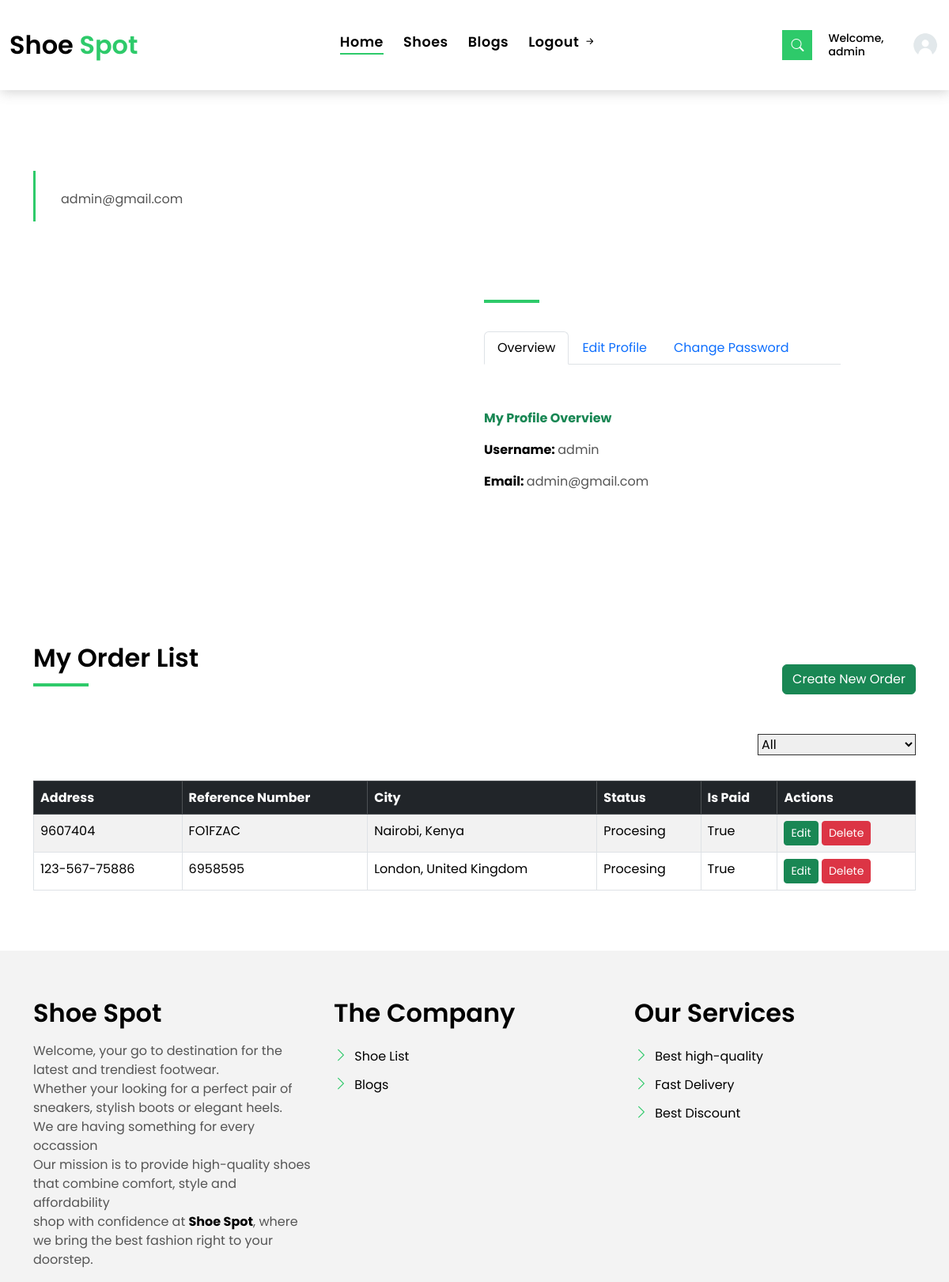
The app's page /user-profile (signed in), older data.
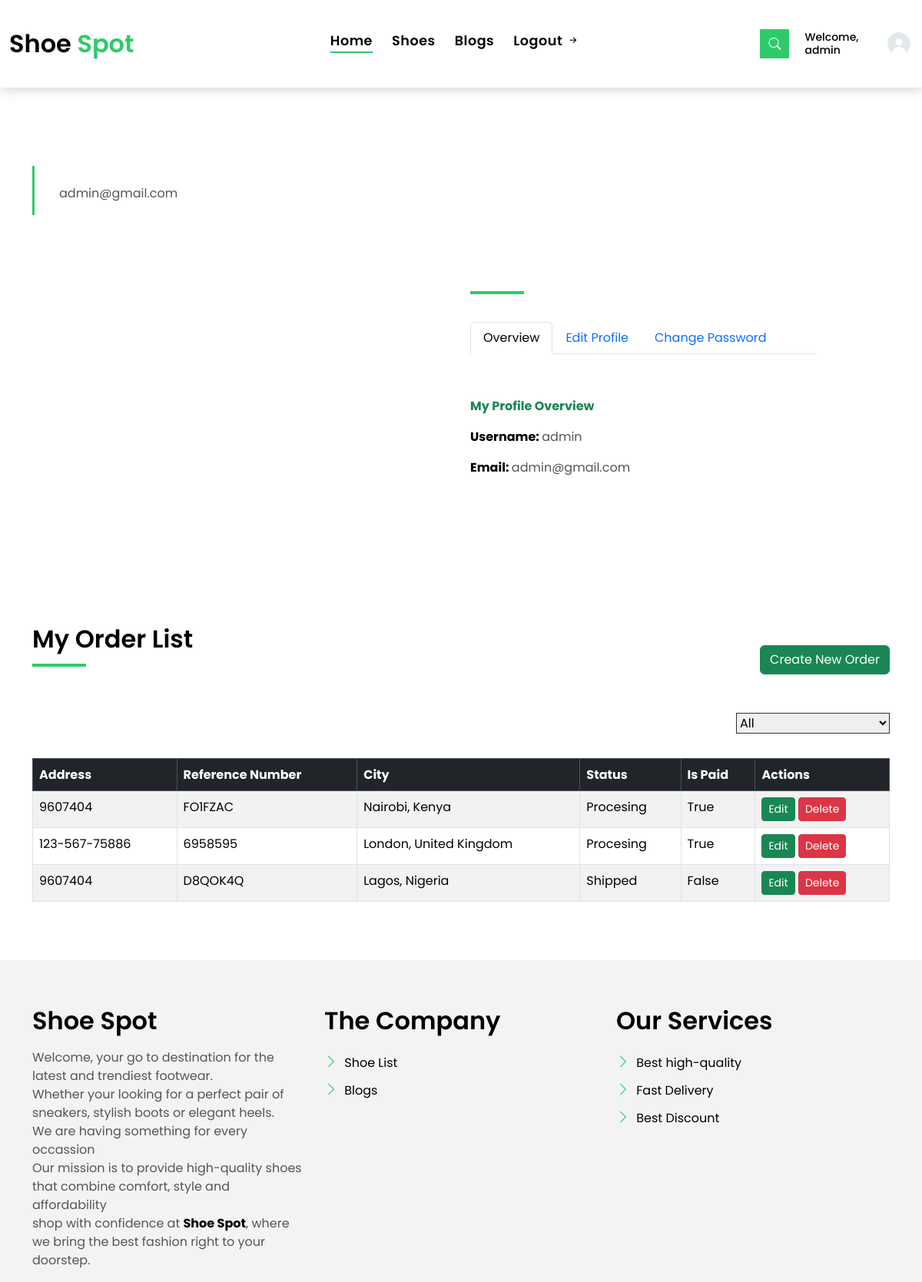
The same page, newer data.
### orders/models.py (models this page shows, shortened)
class Order(AbstractBaseModel):
    class OrderStatus(models.TextChoices):
        PENDING = "Pending", _("Pending")
        PROCESSING = "Procesing", _("Processing")
        SHIPPED = "Shipped", _("Shipped")
        DELIVERED = "Delivered", _("Delivered")
        CANCELED = "Canceled", _("Canceled")
    class PaymentMethods(models.TextChoices):
        FLUTTERWAVE = "FlutterWave", _("FlutterWave")
        PAYPAL = "Paypal", _("Paypal")
    id = models.UUIDField(primary_key=True, default=uuid.uuid4, editable=False)
    cart = models.OneToOneField(Cart, on_delete=models.CASCADE)
    city = models.ForeignKey(City, on_delete=models.PROTECT)
    phone = models.CharField(max_length=30)
    status = models.CharField(max_length=20, choices=OrderStatus.choices, default=OrderStatus.PENDING)
    address = models.CharField(max_length=50)
    reference_number = models.CharField(max_length=10, null=True, blank=True, unique=True)
    payment_method = models.CharField(max_length=50, choices=PaymentMethods.choices, default=PaymentMethods.PAYPAL)
    is_paid = models.BooleanField(default=False)
    postal_code = models.CharField(max_length=20, null=True, blank=True)

class City(AbstractBaseModel):
    name = models.CharField(max_length=100)
    country = models.ForeignKey(Country, on_delete=models.CASCADE)
    class Meta:
        verbose_name_plural = "Cities"
    def __str__(self):
        return f"{self.name}, {self.country}"
    """class Meta:
        constraints = models.UniqueConstraint(fields=["name", "country"], name="unique_city_name_country_case_insensitive")"""

class Country(AbstractBaseModel):
    name = models.CharField(max_length=100, validators=[validate_unique_country_name])
    class Meta:
        verbose_name_plural = "Countries"
    def __str__(self):
        return f"{self.name}"

### accounts/views.py (the view)
# urls.py: path('user-profile', views.user_profile, name='user-profile'),
@login_required(login_url="login-view")
def user_profile(request):
    user_form = UserUpdateProfileForm(instance=request.user)
    password_form = PasswordChangeForm(user=request.user)
    orders = Order.objects.all()
    context = {
        "form": user_form,
        "form1": password_form,
        'orders': orders
    }
    return render(request, "user-profile.html", context)

### accounts/forms.py
class UserUpdateProfileForm(forms.ModelForm):
    class Meta:
        model = User
        fields = ["first_name", "last_name", "email"]

class PasswordChangeForm(PasswordChangeForm):
    class Meta:
        model = User
        fields = '__all__'

### templates/user-profile.html (shortened to what the changed rows need)
{% extends 'main.html' %}
{% load static %}
{% block content %}
  <main id="main">
    <section class="agent-single">
      <div class="container">
        <div class="row">
                    <div class="container mt-5">
                      <div class="row property-grid grid">
                      <div class="table-responsive">
                          <table class="table table-bordered table-striped">
                              <thead class="table-dark">
                                  <tr>
                                      <th>Address</th>
                                      <th>Reference Number</th>
                                      <th>City</th>
                                      <th>Status</th>
                                      <th>Is Paid</th>
                                      <th>Actions</th>
                                  </tr>
                              </thead>
                              <tbody>
                                  {% for order in orders %}
                                      <tr>
                                        <td>{{ order.address }}</td>
                                          <td>
                                              <a href="{% url 'orders:order-detail' order.id %}">{{ order.reference_number }}</a>
                                          </td>
                                          <td>{{ order.city }}</td>
                                          <td>{{ order.status }}</td>
                                          <td>{{ order.is_paid }}</td>
                                          <td>
                                              <a href="{% url 'orders:order-update' order.id %}" class="btn btn-success btn-sm">Edit</a>
                                              <a href="{% url 'orders:order-delete' order.id %}" class="btn btn-danger btn-sm">Delete</a>
                                          </td>
                                      </tr>
                                  {% endfor %}
                              </tbody>
                          </table>
                      </div>
                  </div>
    </section>
  </main>
  {% endblock content %}

Row changes from the older to the newer data that the page shows:
added Order: address "9607404", reference_number "D8QOK4Q", city "Lagos, Nigeria", status "Shipped", is_paid "False"
